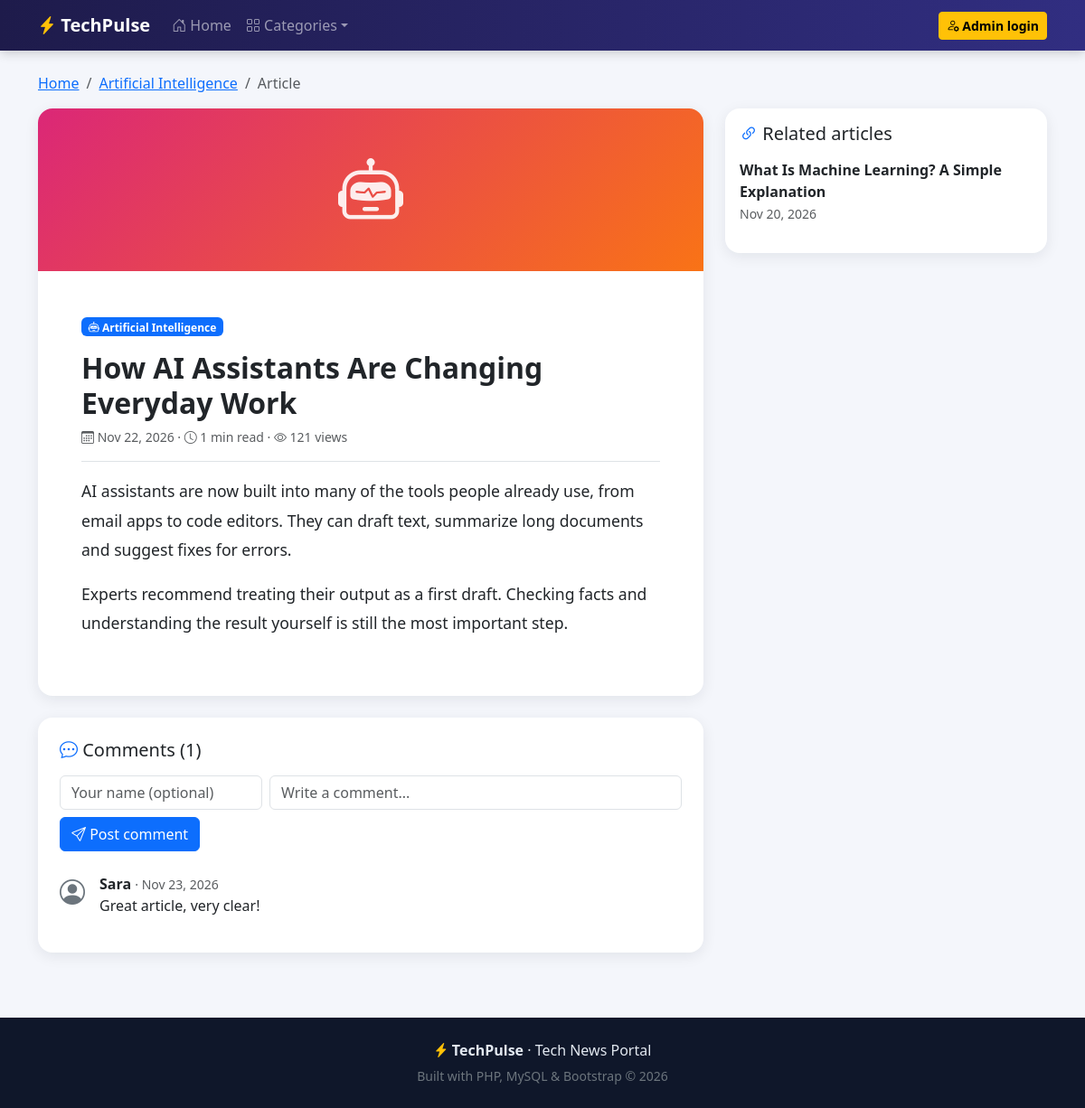
The page /post.php?id=1 on the database its author committed.
### tables this page shows
CREATE TABLE posts (
  id          INT UNSIGNED NOT NULL AUTO_INCREMENT,
  category_id INT UNSIGNED NOT NULL,
  title       VARCHAR(200) NOT NULL,
  content     TEXT         NOT NULL,
  image       VARCHAR(255) NULL,
  status      ENUM('published','draft') NOT NULL DEFAULT 'published',
  views       INT UNSIGNED NOT NULL DEFAULT 0,
  created_at  TIMESTAMP    NOT NULL DEFAULT CURRENT_TIMESTAMP,
  PRIMARY KEY (id),
  KEY idx_posts_category (category_id),
  KEY idx_posts_status_date (status, created_at),
  CONSTRAINT fk_posts_category FOREIGN KEY (category_id)
    REFERENCES categories (id) ON DELETE RESTRICT ON UPDATE CASCADE
);

CREATE TABLE categories (
  id          INT UNSIGNED NOT NULL AUTO_INCREMENT,
  name        VARCHAR(80)  NOT NULL,
  description VARCHAR(255) NULL,
  icon        VARCHAR(40)  NOT NULL DEFAULT 'bi-cpu',
  created_at  TIMESTAMP    NOT NULL DEFAULT CURRENT_TIMESTAMP,
  PRIMARY KEY (id),
  UNIQUE KEY uq_category_name (name)
);

CREATE TABLE comments (
  id          INT UNSIGNED NOT NULL AUTO_INCREMENT,
  post_id     INT UNSIGNED NOT NULL,
  author_name VARCHAR(60)  NOT NULL DEFAULT 'Guest',
  comment     VARCHAR(500) NOT NULL,
  created_at  TIMESTAMP    NOT NULL DEFAULT CURRENT_TIMESTAMP,
  PRIMARY KEY (id),
  KEY idx_comments_post (post_id),
  CONSTRAINT fk_comments_post FOREIGN KEY (post_id)
    REFERENCES posts (id) ON DELETE CASCADE ON UPDATE CASCADE
);

### config/functions.php (called while the page is built, shortened)
<?php
function e(mixed $value): string
{
    return htmlspecialchars((string) $value, ENT_QUOTES | ENT_SUBSTITUTE, 'UTF-8');
}
function fmt_date(string $date): string
{
    return date('M j, Y', strtotime($date));
}
function read_time(string $text): int
{
    return max(1, (int) ceil(str_word_count($text) / 200));
}

### post.php (the view, shortened to what this page needs)
<?php
require_once __DIR__ . '/config/bootstrap.php';
$id   = (int) ($_GET['id'] ?? 0);
$stmt = $pdo->prepare(
    "SELECT p.*, c.name AS category_name, c.icon
       FROM posts p JOIN categories c ON c.id = p.category_id
      WHERE p.id = :id AND p.status = 'published'"
);
$stmt->execute([':id' => $id]);
$post = $stmt->fetch();
$old = ['author_name' => '', 'comment' => ''];
if (empty($_SESSION['viewed'][$id])) {
    $pdo->prepare('UPDATE posts SET views = views + 1 WHERE id = :id')->execute([':id' => $id]);
    $post['views']++;
}
$stmt = $pdo->prepare('SELECT author_name, comment, created_at FROM comments WHERE post_id = :id ORDER BY id DESC');
$stmt->execute([':id' => $id]);
$comments = $stmt->fetchAll();
$stmt = $pdo->prepare(
    "SELECT id, title, created_at FROM posts
      WHERE category_id = :c AND id <> :id AND status = 'published' ORDER BY created_at DESC LIMIT 3"
);
$stmt->execute([':c' => $post['category_id'], ':id' => $id]);
$related = $stmt->fetchAll();
$paragraphs = preg_split('/\R{2,}/', trim($post['content']));
require __DIR__ . '/layout/site_header.php';
?>
<div class="container py-4">
  <nav aria-label="breadcrumb"><ol class="breadcrumb">
    <li class="breadcrumb-item"><a href="index.php">Home</a></li>
    <li class="breadcrumb-item"><a href="index.php?cat=<?= (int) $post['category_id'] ?>"><?= e($post['category_name']) ?></a></li>
    <li class="breadcrumb-item active" aria-current="page">Article</li>
  </ol></nav>
  <div class="row g-4">
    <article class="col-lg-8">
      <div class="card side-card overflow-hidden">
        <?php if ($post['image']): ?>
          <img src="<?= e(UPLOAD_URL . $post['image']) ?>" class="w-100" style="max-height:340px;object-fit:cover" alt="<?= e($post['title']) ?>">
        <?php else: ?>
          <div class="card-banner grad-<?= (int) $post['category_id'] % 4 ?>" style="height:180px;font-size:4.5rem"><i class="bi <?= e($post['icon']) ?>"></i></div>
        <?php endif; ?>
        <div class="card-body p-4 p-md-5">
          <span class="badge text-bg-primary mb-3"><i class="bi <?= e($post['icon']) ?>"></i> <?= e($post['category_name']) ?></span>
          <h1 class="h2 fw-bold"><?= e($post['title']) ?></h1>
          <p class="text-muted small border-bottom pb-3">
            <i class="bi bi-calendar3"></i> <?= e(fmt_date($post['created_at'])) ?> &middot;
            <i class="bi bi-clock"></i> <?= read_time($post['content']) ?> min read &middot;
            <i class="bi bi-eye"></i> <?= (int) $post['views'] ?> views
          </p>
          <div class="post-body">
            <?php foreach ($paragraphs as $para): ?><p><?= nl2br(e($para)) ?></p><?php endforeach; ?>
          </div>
        </div>
      </div>
      <div class="card side-card mt-4" id="comments"><div class="card-body p-4">
        <h5 class="mb-3"><i class="bi bi-chat-dots text-primary"></i> Comments (<?= count($comments) ?>)</h5>
        <form method="post" class="mb-4">
          <div class="row g-2">
            <div class="col-md-4"><input class="form-control" name="author_name" maxlength="60" placeholder="Your name (optional)" value="<?= e($old['author_name']) ?>"></div>
            <div class="col-md-8"><input class="form-control" name="comment" maxlength="500" placeholder="Write a comment..." value="<?= e($old['comment']) ?>" required></div>
          </div>
          <button class="btn btn-primary mt-2"><i class="bi bi-send"></i> Post comment</button>
        </form>
        <?php foreach ($comments as $cm): ?>
          <div class="d-flex gap-3 mb-3">
            <i class="bi bi-person-circle fs-3 text-secondary"></i>
            <div><strong><?= e($cm['author_name']) ?></strong> <small class="text-muted">&middot; <?= e(fmt_date($cm['created_at'])) ?></small>
              <div><?= e($cm['comment']) ?></div></div>
          </div>
        <?php endforeach; ?>
      </div></div>
    </article>
    <aside class="col-lg-4">
      <div class="card side-card"><div class="card-body">
        <h5 class="mb-3"><i class="bi bi-link-45deg text-primary"></i> Related articles</h5>
        <?php foreach ($related as $r): ?>
          <a href="post.php?id=<?= (int) $r['id'] ?>" class="d-block text-decoration-none text-dark mb-3">
            <span class="fw-semibold d-block"><?= e($r['title']) ?></span>
            <small class="text-muted"><?= e(fmt_date($r['created_at'])) ?></small>
          </a>
        <?php endforeach; ?>
      </div></div>
    </aside>
  </div>
</div>
<?php require __DIR__ . '/layout/site_footer.php'; ?>

### assets/css/style.css (style rules this page uses)
:root { --ink: #0f172a; }
body { background: #f4f6fb; color: var(--ink); font-family: system-ui, -apple-system, "Segoe UI", Roboto, sans-serif; }
.card-banner { height: 140px; display: flex; align-items: center; justify-content: center; font-size: 3rem; color: rgba(255,255,255,.9); }
.grad-1 { background: linear-gradient(135deg, #db2777, #f97316); }
.side-card { border: 0; border-radius: 16px; box-shadow: 0 4px 16px rgba(15,23,42,.08); }
.post-body { font-size: 1.1rem; line-height: 1.85; }

### rows shown on the page
posts: category.name "Artificial Intelligence", title "How AI Assistants Are Changing Everyday Work", created_at "Nov 22, 2026", content "1", content "AI assistants are now built into many of the tools people already use, from email apps to code editors. They can draft text, summarize long documents and suggest fixes for errors.", content "Experts recommend treating their output as a first draft. Checking facts and understanding the result yourself is still the most important step."
comments: author_name "Sara", created_at "Nov 23, 2026", comment "Great article, very clear!"
posts: title "What Is Machine Learning? A Simple Explanation", created_at "Nov 20, 2026"

### other values the page prints
$post['views'] "121"
count($comments) "1"
